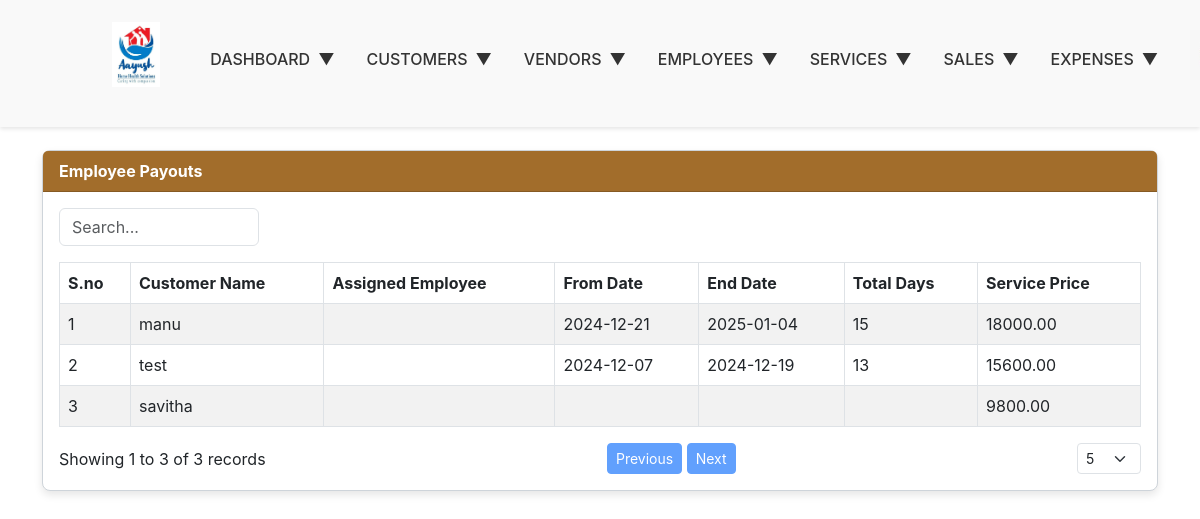
Page /Expenses/employee_payouts_table_15-12.php on the committed database.
### tables this page shows
CREATE TABLE `service_requests` (
  `id` int(11) NOT NULL,
  `customer_name` varchar(255) NOT NULL,
  `contact_no` varchar(20) NOT NULL,
  `email` varchar(255) NOT NULL,
  `enquiry_date` date NOT NULL,
  `enquiry_time` time NOT NULL,
  `service_type` varchar(100) NOT NULL,
  `from_date` date DEFAULT NULL,
  `end_date` date DEFAULT NULL,
  `total_days` int(11) DEFAULT NULL,
  `service_price` decimal(10,2) DEFAULT NULL,
  `invoice_status` varchar(250) DEFAULT NULL,
  `enquiry_source` varchar(100) NOT NULL,
  `priority_level` varchar(50) NOT NULL,
  `status` varchar(50) NOT NULL,
  `assigned_employee` varchar(255) NOT NULL,
  `request_details` text NOT NULL,
  `resolution_notes` text NOT NULL,
  `comments` text NOT NULL,
  `created_at` timestamp NOT NULL DEFAULT current_timestamp()
);

### Expenses/employee_payouts_table_15-12.php (the view, shortened to what this page needs)
<!DOCTYPE html>
<html lang="en">
<head>
  <link href="https://cdn.jsdelivr.net/npm/bootstrap@5.3.0/dist/css/bootstrap.min.css" rel="stylesheet">
  <link href="https://cdnjs.cloudflare.com/ajax/libs/font-awesome/6.0.0-beta3/css/all.min.css" rel="stylesheet">
  <link rel="stylesheet" href="../assets/css/style.css">
</head>
<body>
    <?php
include '../config.php';
include '../navbar.php';
    ?>
  <div class="container  mt-7">
    <div class="dataTable_card card">
      <div class="card-header"> Employee Payouts</div>
      <div class="card-body">
        <div class="dataTable_search mb-3 d-flex justify-content-between">
        <form class="d-flex w-75">
    <input type="text" class="form-control" id="globalSearch" placeholder="Search..." oninput="performSearch()">
</form>
</div>
 <?php
        $pageSize = isset($_GET['pageSize']) ? intval($_GET['pageSize']) : 5;
        $pageIndex = isset($_GET['pageIndex']) ? intval($_GET['pageIndex']) : 0;
        $searchTerm = isset($_GET['search']) ? $conn->real_escape_string($_GET['search']) : '';
        $start = $pageIndex * $pageSize;
        $sql = "SELECT * FROM service_requests
                WHERE customer_name LIKE '%$searchTerm%'
                ORDER BY created_at DESC
                LIMIT $start, $pageSize";
        $result = $conn->query($sql);
        $countSql = "SELECT COUNT(*) as total FROM service_requests
                     WHERE customer_name LIKE '%$searchTerm%'";
        $countResult = $conn->query($countSql);
        $totalRecords = $countResult->fetch_assoc()['total'];
        $totalPages = ceil($totalRecords / $pageSize);
        ?>
        <div class="table-responsive">
          <table class="table table-striped">
            <thead>
              <tr class="dataTable_headerRow">
                <th>S.no</th>
                <th>Customer Name</th>
                <th>Assigned Employee</th>
                <th>From Date</th>
                <th>End Date</th>
                <th>Total Days</th>
                <th>Service Price</th>
              </tr>
            </thead>
            <tbody>
            <?php
if ($result->num_rows > 0) {
    $serial = $start + 1;
    while ($row = $result->fetch_assoc()) {
        echo "<tr class='dataTable_row'>
                <td>{$serial}</td>
                <td>{$row['customer_name']}</td>
                <td>{$row['assigned_employee']}</td>
                <td>{$row['from_date']}</td>
                <td>{$row['end_date']}</td>
                <td>{$row['total_days']}</td>
                <td>{$row['service_price']}</td>
              </tr>";
        $serial++;
    }
} else {
    echo "<tr><td colspan='4'>No data available</td></tr>";
}
?>
</tbody>
          </table>
        </div>
         <div class="d-flex justify-content-between align-items-center">
          <div>
            Showing <?= $start + 1 ?> to <?= min($start + $pageSize, $totalRecords) ?> of <?= $totalRecords ?> records
          </div>
          <div>
            <a href="?pageIndex=<?= max(0, $pageIndex - 1) ?>&pageSize=<?= $pageSize ?>&search=<?= htmlspecialchars($searchTerm) ?>" class="btn btn-primary btn-sm <?= $pageIndex == 0 ? 'disabled' : '' ?>">Previous</a>
            <a href="?pageIndex=<?= min($totalPages - 1, $pageIndex + 1) ?>&pageSize=<?= $pageSize ?>&search=<?= htmlspecialchars($searchTerm) ?>" class="btn btn-primary btn-sm <?= $pageIndex >= $totalPages - 1 ? 'disabled' : '' ?>">Next</a>
          </div>
          <div>
            <select onchange="window.location.href='?pageIndex=0&pageSize=' + this.value + '&search=<?= htmlspecialchars($searchTerm) ?>'" class="form-select form-select-sm">
              <option value="5" <?= $pageSize == 5 ? 'selected' : '' ?>>5</option>
            </select>
          </div>
        </div>
      </div>
    </div>
  </div>
</body>
</html>

### assets/css/style.css (style rules this page uses)
body { font-family: -apple-system, BlinkMacSystemFont, "Segoe UI", Roboto, "Helvetica Neue", Arial, "Noto Sans", sans-serif, "Apple Color Emoji", "Segoe UI Emoji", "Segoe UI Symbol", "Noto Color Emoji"; margin: 0; padding: 0; }
.container { margin-top: 150px; }
.dataTable_search input { max-width: 200px; }
.dataTable_headerRow th, .dataTable_row td { border: 1px solid #dee2e6; }
.dataTable_headerRow { background-color: #f8f9fa; font-weight: bold; }
.dataTable_card { border: 1px solid #ced4da; border-radius: 0.5rem; box-shadow: 0 4px 8px rgba(0, 0, 0, 0.1); }
.dataTable_card .card-header { background-color: #A26D2B; color: white; font-weight: bold; }

### rows in the picture
service_requests: customer_name "manu", from_date "2024-12-21", end_date "2025-01-04", total_days "15", service_price "18000.00"
service_requests: customer_name "test", from_date "2024-12-07", end_date "2024-12-19", total_days "13", service_price "15600.00"
service_requests: customer_name "savitha", service_price "9800.00"

### other values in the picture
$start + 1 "1"
min($start + $pageSize, $totalRecords) "3"
$totalRecords "3"
